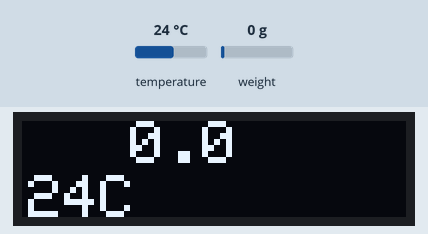
Bench run of a program on a simulated ESP8266 (NodeMCU). Shown: 128×32 one-colour display. Inputs (shaded band) come from the test bench; at power-on: temperature 24 °C, weight on the scale 0 g. WiFi joins after 1.5 s; servers stay silent unless stated; storage starts empty; no MQTT or app messages arrive unless stated; what the program prints to the serial monitor is not drawn.

Above: at 6.3 s.
6.4 s: temperature set to 12 °C
At 8.9 s:
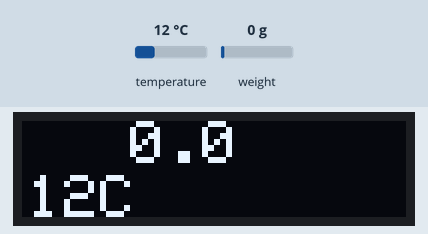
9.2 s: weight on the scale set to 100 g
At 10.1 s:
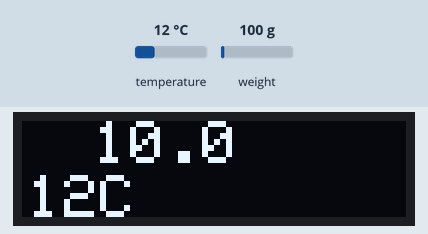
11.2 s: temperature set to 19 °C
At 12.3 s:
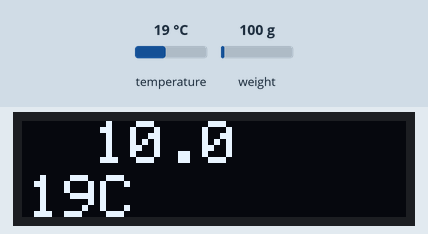
13.2 s: weight on the scale set to 1250 g
At 14.5 s:
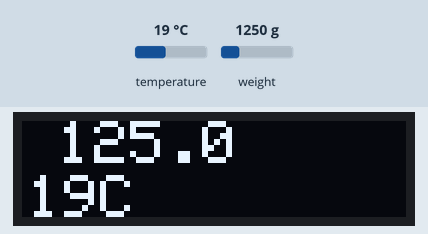
15.3 s: temperature set to 28 °C
At 16.6 s:
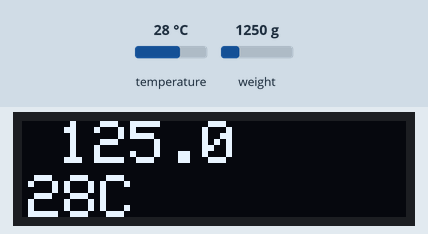
17.3 s: weight on the scale set to 2500 g
At 18.8 s:
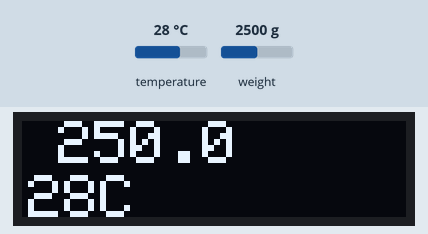
Timing chart, 0 to 20.3 s (numbered marks = the images above; inputs shaded):
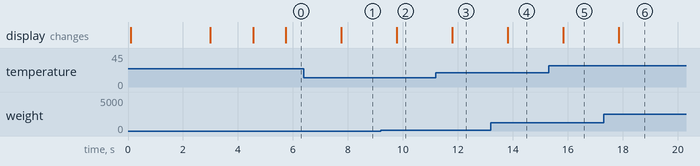

Measured:
- after the input at 6.4 s, the display: changes after 1.4 s (image 1)
- after the input at 9.2 s, the display: changes after 0.58 s (image 2)
- after the input at 11.2 s, the display: changes after 0.60 s (image 3)
- after the input at 13.2 s, the display: changes after 0.61 s (image 4)
- after the input at 15.3 s, the display: changes after 0.53 s (image 5)
- after the input at 17.3 s, the display: changes after 0.55 s (image 6)

The program:

main.cpp
```cpp
#include <Arduino.h>
#include <Wire.h>

#include <OneWire.h>
#include <DallasTemperature.h>
#include <PubSubClient.h>

#include <ESP8266WiFi.h>
#include <FS.h>
#include <ArduinoJson.h>

#include "definitions.h"
#include "display.h"
#include "scale.h"

#define PIN_I2C_SDA 4
#define PIN_I2C_SCL 5

#define PIN_BTN_RESET 12
#define PIN_BTN_FUNCTION 13

#define PIN_DS18B20 13

#define TIMER_START_THRESHOLD 0.5
#define TIMER_STOP_THRESHOLD 0.1
#define TIMER_HYST_CYCLES 4  // threshold has to be exceeded for this many loop cycles
#define DEBOUNCE_DELAY 25

#define WIFI_SLEEP

enum timer_mode_t timer_mode;
enum units_mode_t units_mode;

Scale scale;

OneWire onewire(PIN_DS18B20);
DallasTemperature ds18b20(&onewire);

const char* mqtt_user = "pi";
const char* mqtt_password = "00624583";
#define TOPIC_IOT_STATUS "iot/kitchen-scale"
#define TOPIC "home/kitchen-scale/temperature"

WiFiClient client;
PubSubClient mqtt_client(client);

volatile unsigned long timer_count = 0;
bool timer_running = false;
bool timer_has_run = false;
int debug_display = 0;
volatile int isr1_counter = 0, isr2_counter = 0;
unsigned int delta_below_threshold = 0;
bool use_temperature_sensor = false;
char wifi_ssid[128];
char wifi_password[128];

Display *display;

void load_config() {
    if (!SPIFFS.begin()) {
        Serial.println("Failed to mount SPIFFS");
        return;
    }

    if (SPIFFS.exists("/wifi.cfg")) {
        Serial.println("File /wifi.cfg found");
    } else {
        Serial.println("file not found");
    }

    File cfg = SPIFFS.open("/wifi.cfg", "r");
    if (!cfg) {
        Serial.println("Failed to load wifi.cfg");
        return;
    }

    Serial.println("/wifi.cfg opened successfully");

    const size_t size = cfg.size();
    std::unique_ptr<char[]> buf(new char[size]);
    cfg.readBytes(buf.get(), size);

    cfg.close();

    StaticJsonDocument<200> doc;
    DeserializationError err = deserializeJson(doc, buf.get());

    if (err) {
        Serial.print("Failed to parse JSON: ");
        Serial.println(err.f_str());
        return;
    }

    strcpy(wifi_ssid, doc["ssid"]);
    strcpy(wifi_password, doc["key"]);

    Serial.println("Config loaded successfully.");
}

void publish_mqtt_status(unsigned int ds18b20_reading) {
  char buf[64];
  /*char buf_ip[16];
  unsigned long ip_int = (unsigned long)WiFi.localIP();
  sprintf(buf_ip, "%lu.%lu.%lu.%lu", (ip_int & 0xf000) >> 24, (ip_int & 0xf00) >> 16, (ip_int & 0xf0) >> 8, (ip_int & 0xf));
  sprintf(buf, "{ \"running\": 1, \"ip\": %s, \"signal\": %d }", buf_ip, WiFi.RSSI());*/

  sprintf(buf, "%d", ds18b20_reading);
  mqtt_client.publish(TOPIC, buf);
}

void connect_wifi_mqtt() {
    WiFi.begin(wifi_ssid, wifi_password);

    while (WiFi.status() != WL_CONNECTED) {
        Serial.print(".");
        delay(500);
    }

    Serial.println("WiFi connected");

        if (!mqtt_client.connected()) {
        byte retry = 0;
        int r;
        while (!(r = mqtt_client.connect("kitchen-scale", mqtt_user, mqtt_password, TOPIC_IOT_STATUS "/state", 1, false, "offline")) && retry++ < 2);

#ifdef TOPIC_IOT_STATUS
        mqtt_client.publish(TOPIC_IOT_STATUS "/state", "online");
#endif
    }

    Serial.println("MQTT connected");
}

volatile unsigned long isr_btn_function_last_m = 0;

#if 0
void isr_btn_reset() {
    delay(DEBOUNCE_DELAY); // debounce
    isr1_counter++;
    if (isr1_counter == 1) return;

    if (digitalRead(PIN_BTN_RESET) == LOW) {
        scale.tare();
        timer_mode = TIMER_AUTO;
        timer_count = 0;
        timer_running = false;
        timer_has_run = false;
    }
}

void isr_btn_function() {
    delay(DEBOUNCE_DELAY); // debounce
    isr2_counter++;
    if (isr2_counter == 1) return;

    if (digitalRead(PIN_BTN_FUNCTION) == LOW) {
        isr_btn_function_last_m = millis();
    } else {
        const unsigned long m = millis();
        if (m - isr_btn_function_last_m < 1000) { // released within less than 1 second
            timer_mode = TIMER_MANUAL;
            debug_display = (int)timer_running;
            timer_running = !timer_running;
        } else { // released after more than 1 second
            units_mode = units_mode == UNITS_METRIC ? UNITS_IMPERIAL : UNITS_METRIC;
        }
    }
}

void IRAM_ATTR isr_timer() {
    if (timer_running)
        timer_count++;
}
#endif

void setup() {
    Serial.begin(115200);
    delay(10);
    Serial.println("Serial ready");

    Wire.begin(PIN_I2C_SDA, PIN_I2C_SCL);

    display = new Display;
    display->clear();
    display->display_message("Starting ...", 0);

    Serial.println("Display ready");

    load_config();

    pinMode(PIN_BTN_RESET, INPUT_PULLUP);
    //pinMode(PIN_BTN_FUNCTION, INPUT_PULLUP);

    //attachInterrupt(digitalPinToInterrupt(PIN_BTN_RESET), isr_btn_reset, CHANGE);
    //attachInterrupt(digitalPinToInterrupt(PIN_BTN_FUNCTION), isr_btn_function, CHANGE);

    if (scale.begin(12, 14) < 0) { // DAT, CLK
        Serial.println("Failed to init scale.");
        display->clear();
        display->display_message("SCALE ERROR", 0);
        while(1) {}
    }

    Serial.println("Scale started");
    delay(1000);
    Serial.println("Taring scale ready for measurements");
    scale.tare();
    delay(100);

    // Setting up timer ISR
    //timer1_attachInterrupt(isr_timer);
    //timer1_enable(TIM_DIV256, TIM_EDGE, TIM_LOOP); // 312,500Hz ticks
    //timer1_write(31250); // 0.1s

    ds18b20.begin();
    use_temperature_sensor = ds18b20.getDeviceCount() > 0;
    Serial.print("Found DS18B20: ");
    Serial.print(use_temperature_sensor, DEC);
    Serial.print(" - temperature: ");
    ds18b20.requestTemperatures();
    delay(1);
    Serial.println(ds18b20.getTempCByIndex(0));

    // Only connect to WiFi if the temperature probe is plugged in
    // (scale-only mode doesn't need to be accessible remotely)
    if (use_temperature_sensor) {
        display->clear();
        display->display_message("Connecting WiFi ...", 0);

        connect_wifi_mqtt();

        display->display_message("MQTT connected", 1);
        publish_mqtt_status(ds18b20.getTempCByIndex(0));
        delay(100);
    } else {
        WiFi.mode(WIFI_OFF);
        WiFi.forceSleepBegin();
    }
}

void loop() {
    static double last_v = 0, v = 0;
    static double last_delta = 0;
    static unsigned long last_temperature_reading = 0;
    static unsigned long last_temperature_publish = 0;
    static int ds18b20_reading = -255;

    const unsigned long m = millis();

    if (mqtt_client.connected()) mqtt_client.loop();

    // Buttons
    if (digitalRead(PIN_BTN_RESET) == LOW) {
        scale.tare();
        timer_mode = TIMER_AUTO;
        timer_count = 0;
        timer_running = false;
        timer_has_run = false;
    }

    // Get temperature
    if (use_temperature_sensor) {
        if ((m - last_temperature_reading) > 2000) {
            // Get temperature
            ds18b20.requestTemperatures();
            delay(1);
            ds18b20_reading = (int)ds18b20.getTempCByIndex(0);

            if ((m - last_temperature_publish) > 20000) {
                Serial.println("Waking up modem, reconnecting, sending temperature ...");

                // Reconnect WiFI and MQTT
#ifdef WIFI_SLEEP
                Serial.println("Turning WiFi ON");
                WiFi.forceSleepWake();
                delay(100);
                WiFi.mode(WIFI_STA);
#endif
                connect_wifi_mqtt();

                if (ds18b20_reading != -255) {
                    publish_mqtt_status(ds18b20_reading);
                    delay(100);
                }

                // Process MQTT
                mqtt_client.loop();
                delay(100);

#ifdef WIFI_SLEEP
                // Disconnect WiFi and sleep modem
                Serial.println("Turning WiFi OFF");
                WiFi.mode(WIFI_OFF);
                WiFi.forceSleepBegin();
#endif

                last_temperature_publish = m;
            }

            last_temperature_reading = m;
        }
    }

    // Get scale
    v = scale.get() / 10.0;
    //if (v < 0) v = 0;
    if (v < 0.0 && v > -0.2) v = 0;
    if (v > 1000) v = 9999;

    double delta = v - last_v;
    //if (delta < 0) delta *= -1.0;
    /*Serial.print("delta: ");
    Serial.println(delta);*/

    // Start timer if weight registered (only once after reset)
    if (timer_mode == TIMER_AUTO) {
        if (!timer_has_run && !timer_running) {
            // Need two consecutive measurements over the threshold to start timer
            if (v > TIMER_START_THRESHOLD && last_v > TIMER_START_THRESHOLD) {
                timer_running = true;
            }
        }

        if (timer_running) {
            // No (more) weight change: stop timer (two consecutive deltas below the threshold)
            if (delta < TIMER_STOP_THRESHOLD && last_delta < TIMER_STOP_THRESHOLD) {
                if (delta_below_threshold++ > TIMER_HYST_CYCLES) {
                    timer_running = false;
                    timer_has_run = true;
                }
            } else {
                delta_below_threshold = 0;
            }
        }
    }

    last_v = v;
    last_delta = delta;

    // Debug output and display updates
    //Serial.println(v, 3);
    display->update(v, ds18b20_reading);
}
```

definitions.h
```cpp
#ifndef __DEFINITIONS_H__
#define __DEFINITIONS_H__

enum timer_mode_t {
    TIMER_AUTO = 0,
    TIMER_MANUAL
};

enum units_mode_t {
    UNITS_METRIC = 0,
    UNITS_IMPERIAL
};

#endif
```

display.h
```cpp
#ifndef __DISPLAY_H__
#define __DISPLAY_H__

#include <Adafruit_GFX.h>
#include <Adafruit_SSD1306.h>

class Display {
public:
    Display();
    void display_message(const char *m, uint8_t line);
    void display_message(unsigned long v, uint8_t line);
    void display_message(long v, uint8_t line);
    void display_message(double v, uint8_t line);
    void update(double scale_value, int temperature_reading);
    void clear();

protected:
    Adafruit_SSD1306 *display;
    char buf[16];
};

#endif
```

scale.h
```cpp
#ifndef __SCALE_H__
#define __SCALE_H__

#include "HX711.h"

#define CALIBRATION_FACTOR 206  // remove/comment out to start calibration
#define AVG_SAMPLES 3  // 8 is more stable but measurements take longer

class Scale {
    public:
        Scale();
        int begin(int pin_dat, int pin_clk);
        void calibration();
        void tare();
        double get();

    private:
        HX711 *scale;
};

#endif
```

display.cpp
```cpp
#include <Arduino.h>
#include "definitions.h"
#include "display.h"

extern volatile unsigned long timer_count;
extern bool timer_running;
extern unsigned int delta_below_threshold;
extern enum units_mode_t units_mode;

Display::Display() {
    display = new Adafruit_SSD1306(128, 32, &Wire, -1);
    Serial.println("SSD1306 created");

    display->begin(SSD1306_SWITCHCAPVCC, 0x3C);
    display->setRotation(2);
    Serial.println("SSD1306 initialised");
    /*if (!display.begin(SSD1306_SWITCHCAPVCC, 0x3C)) {
        Serial.println("Failed to communicate with display at 0x3C");
        while (1) {}
    }*/

    display->clearDisplay();
    display->setTextSize(1);
    display->setTextColor(WHITE);
    display->setCursor(0, 0);
    display->display();
    Serial.println("Cleared display");
}

void Display::display_message(const char *m, uint8_t line) {
    //display->clearDisplay();
    display->setCursor(0, line * 18);
    display->write(m);
    display->display();
}

void Display::display_message(unsigned long v, uint8_t line) {
    sprintf(buf, "%lu", v);
    display_message(buf, line);
}

void Display::display_message(long v, uint8_t line) {
    sprintf(buf, "%ld", v);
    display_message(buf, line);
}

void Display::display_message(double v, uint8_t line) {
    dtostrf(v, 6, 1, buf);
    display_message(buf, line);
}

void Display::clear() {
    display->clearDisplay();
}

void Display::update(double scale_value, int temperature_reading) {
    display->setTextSize(2);
    clear();
    display->setCursor(0, 0);

    // Weight (convert to imperial if required)
    if (units_mode == UNITS_IMPERIAL)
        scale_value *= 0.03527396;

    dtostrf(scale_value, 6, 1, buf);
    display->print(buf);

    if (units_mode == UNITS_IMPERIAL)
        display->print("oz");

    // Temperature
    if (temperature_reading != -255) {
        display->setCursor(2, 18);
        display->setTextSize(2);
        display->print(temperature_reading);
        display->print("C");
    }

    // Timer
    /*display->setCursor(2, 18);
    display->setTextSize(2);
    sprintf(buf, "%s %02u:%02u %u", timer_running ? ">" : " ", (unsigned int)(timer_count / 60.0), (unsigned int)(timer_count % 60), delta_below_threshold);
    display->print(buf);*/

    display->display();
}
```

scale.cpp
```cpp
#include "scale.h"


Scale::Scale() {
    scale = new HX711;
}

int Scale::begin(int pin_dat, int pin_clk) {
    scale->begin(pin_dat, pin_clk);

    // It always takes a few retries at startup until the HX711 is ready
    int scale_retries = 0;
    while (!scale->is_ready()) {
        delay(100);
        scale_retries++;
        if (scale_retries > 8) {
            return -1;
        }
    }

#ifndef CALIBRATION_FACTOR
    calibration();
#else
    scale->set_scale(CALIBRATION_FACTOR);
#endif

    return 0;
}

void Scale::calibration() {
#if 0
    menu_display->clear();
    menu_display->display_message("Clear scale", 0);
    delay(2000);
    scale.set_scale();
    scale.tare();
    Serial.println("Scale tared.");
    Serial.println("Place known weight onto scale!");
    menu_display->clear();
    menu_display->display_message("Place weight", 0);
    delay(2000);
    unsigned long known_value = scale.get_units(10);
    Serial.print("Known weight raw value is ");
    Serial.println(known_value);
    Serial.print("For 12g the SCALE value is ");
    const unsigned long sc = (unsigned long)(known_value / 120.0);
    Serial.println(sc);
    menu_display->clear();
    menu_display->display_message(sc, 0);
    scale.set_scale(sc);
    //scale.set_offset(0);
    delay(1000);
#endif
}

void Scale::tare() {
    scale->tare();
}

double Scale::get() {
    return scale->get_units(AVG_SAMPLES);
}
```
